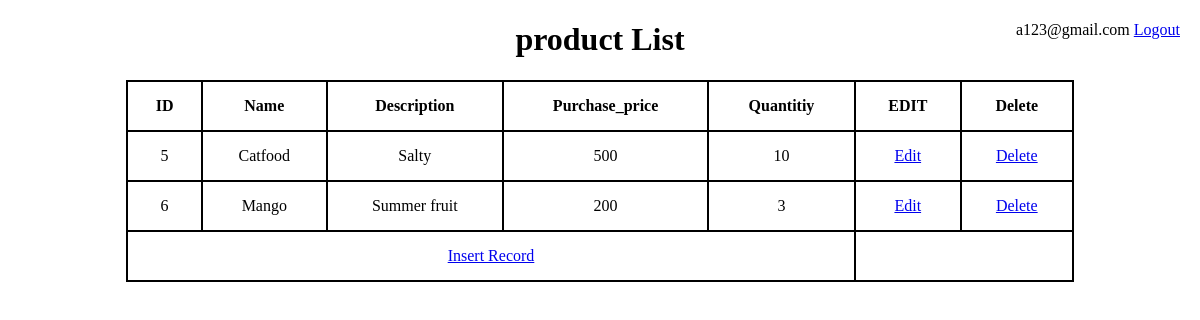
/index.php (signed in), run on an earlier commit of the app's database.
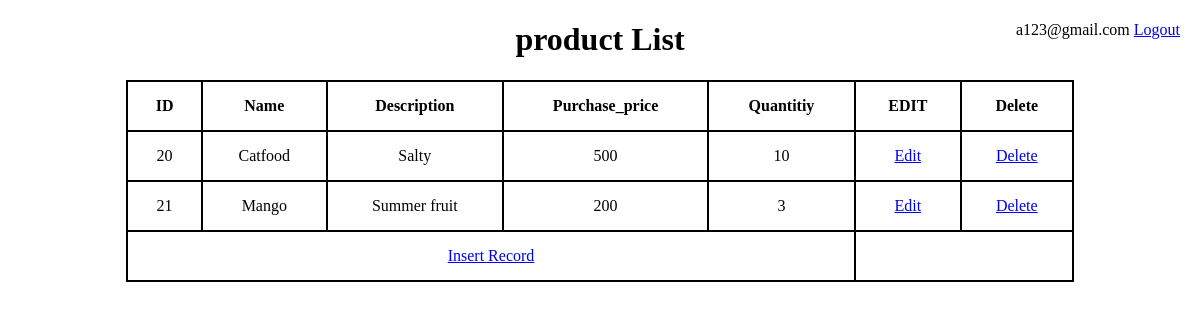
And on a later commit of the database.
### tables this page shows
CREATE TABLE `product` (
  `ID` int(11) NOT NULL,
  `Name` varchar(200) NOT NULL,
  `Description` varchar(50) NOT NULL,
  `Purchase_price` int(10) NOT NULL,
  `Quantity` int(10) NOT NULL
);

### index.php (the view, shortened to what this page needs)
<?php
	include "dbconnect.php";
	$s="SELECT * FROM product";
	$result=$conn->query($s);
	$email = $_SESSION["email"];
?>
<!DOCTYPE html>
<html lang="en">
<head>
</head>
<body>
<div ID="logout" >
	<?php echo "$email"  ?>	<a href="logout.php" >
		Logout  </a>
</div>
		<center>
			<h1> product List</h1>
			<table>
				<tr>
					<th>ID</th>
					<th>Name</th>
					<th>Description</th>
					<th>Purchase_price</th>
					<th>Quantitiy</th>
					<th>EDIT</th>
					<th>Delete</th>
				</tr>
				<?php
				while($r = $result->fetch_assoc())
				{
					$IDd=$r['ID'];
					$nam=$r['Name'];
					$Description=$r['Description'];
					$Purchase_price=$r['Purchase_price'];
					$Quantity=$r['Quantity'];
					echo "<tr>";
						echo "<td>". $IDd . "</td>";
						echo "<td>". $nam . "</td>";
						echo "<td>". $Description . "</td>";
						echo "<td>". $Purchase_price . "</td>";
						echo "<td>". $Quantity . "</td>";
						echo "<td> <a href='editForm.php?edit_ID=$IDd'>Edit</a></td>";
						echo "<td> <a href='delete.php?del_ID=$IDd'>Delete</a></td>";
					echo "</tr>";
				}
				?>
				<tr>
					<td colspan="5"><a href="insertForm.php">Insert Record</a></td>
				</tr>
			</table>
		</center>
</body>
</html>

### index.php (style rules this page uses)
table, td, th { border-collapse:collapse; border:2px solID black; }
table { wIDth:80%; margin: 0 auto; }
td, th { padding:15px; text-align:center; }
#logout { position:absolute; right:20px; }

What changed in the data, as far as the page shows it:
removed product: ID "5", Name "Catfood", Description "Salty", Purchase_price "500", Quantity "10"
removed product: ID "6", Name "Mango", Description "Summer fruit", Purchase_price "200", Quantity "3"
added product: ID "20", Name "Catfood", Description "Salty", Purchase_price "500", Quantity "10"
added product: ID "21", Name "Mango", Description "Summer fruit", Purchase_price "200", Quantity "3"
